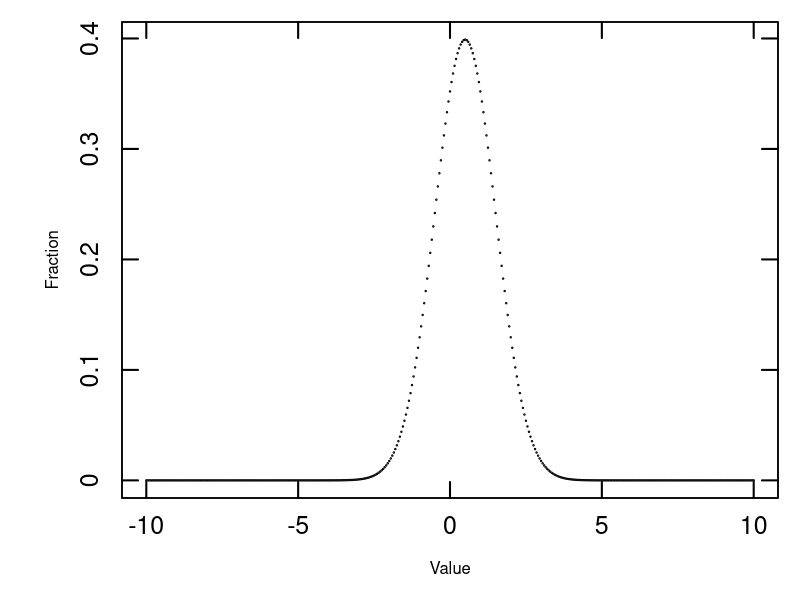

Write the R code that produced this figure.
filename <- 'testPlot.svg'

#----------------------------------------------------------
# make SVG file need to uncomment to save file otherwise
# sends output to screen.
#----------------------------------------------------------
#svg(filename, bg="transparent", height=6.5, width=6.5)
#----------------------------------------------------------

#----------------------------------------------------------
# margins : par(mfrow=c(rows,col), mar=c(bottom,left,top,right) + 0.1)
#----------------------------------------------------------
par(mfrow=c(1,1), mar=c(5,6,1,1)+0.1)
#----------------------------------------------------------


#----------------------------------------------------------
# x and y data where x is from -10 to 10 and y is a normal
# distribution with mu = 0.5 and sig = 1.0
#----------------------------------------------------------
x <- c(seq(-10,10,0.05))
y <- dnorm(x, mean=0.5, sd=1)
#----------------------------------------------------------


#----------------------------------------------------------
# x and y labels
#----------------------------------------------------------
y_lab <- 'Fraction'
x_lab <- 'Value'
#----------------------------------------------------------


#----------------------------------------------------------
# plot the data with the x and y labels defined earlier
# cex = size of points
# cex.lab = label size
# frame.plot = F dont plot frame around plot.
# axes = F no axes do them later
#----------------------------------------------------------
plot(x,y, ylab=y_lab, xlab=x_lab, cex=0.2, xlim=c(-10, 10), ylim=c(min(y), max(y)), frame.plot=F, axes=F)
#----------------------------------------------------------


#----------------------------------------------------------
# make Axes
# first entry in axis(x, ...) is position
# 1 bottom, 2 left, 3 top and 4 right
#----------------------------------------------------------
axis(1, at=c(-10,-5,0,5,10), tcl=0.8, labels=c(-10,-5,0,5,10), lwd=0.01, lwd.ticks=2.0, cex.axis=1.5)
axis(3, at=c(-10,-5,0,5,10), tcl=0.8, labels=F, lwd=0.01, lwd.ticks=2.0, cex.axis=1.5)

axis(2, at=c(0.0,0.1,0.2,0.3,0.4,0.5), tcl=0.8, labels=c(0.0,0.1,0.2,0.3,0.4,0.5), lwd=0.01, lwd.ticks=2.0, cex.axis=1.5)
axis(4, at=c(0.0,0.1,0.2,0.3,0.4,0.5), tcl=0.8, labels=F, lwd=0.01, lwd.ticks=2.0, cex.axis=1.5)
#----------------------------------------------------------


#----------------------------------------------------------
# box around plot
#----------------------------------------------------------
box(lwd=1.8)
#----------------------------------------------------------

readline(prompt="Pause. press <Enter> to continue...")

dev.off()
